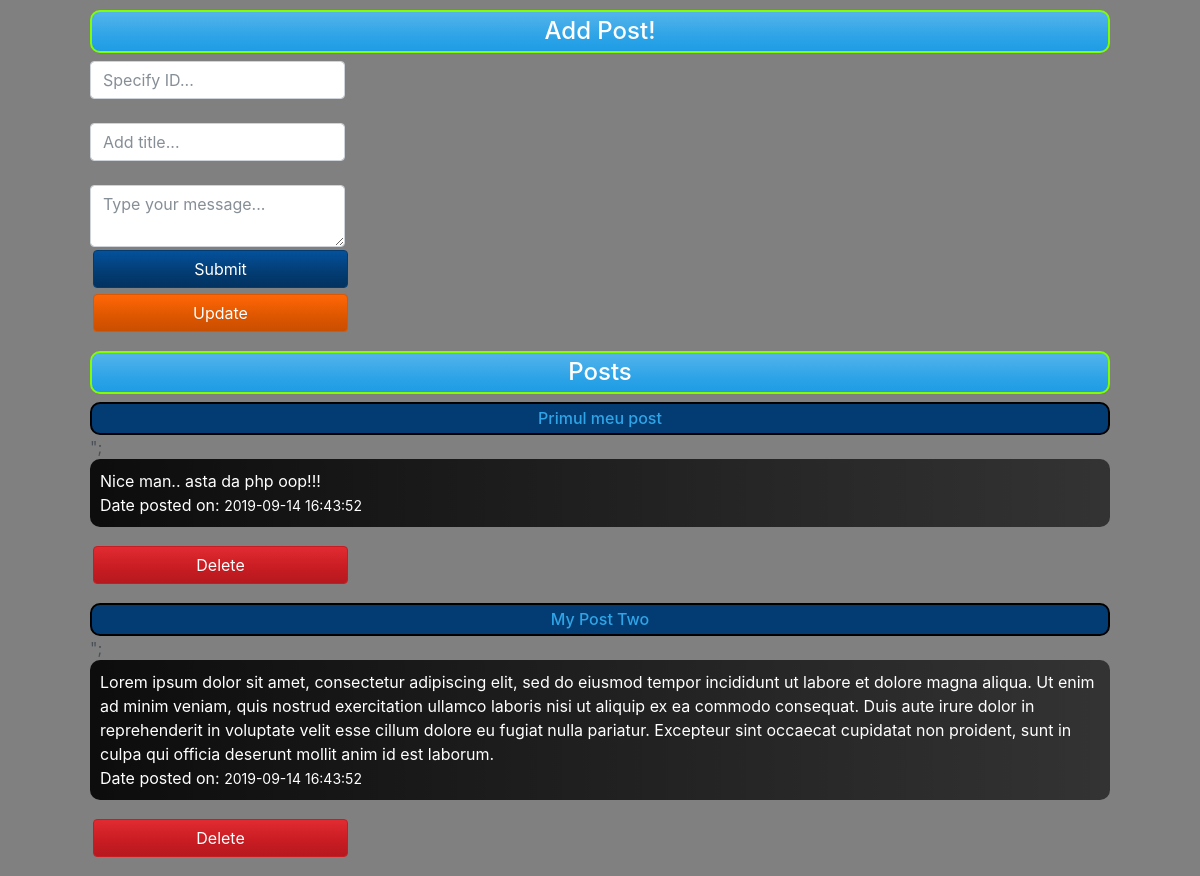
The page / on the database its author committed.
### tables this page shows
CREATE TABLE `posts` (
  `id` int(11) NOT NULL,
  `title` varchar(225) NOT NULL,
  `body` text NOT NULL,
  `create_date` datetime NOT NULL DEFAULT CURRENT_TIMESTAMP
);

### classes/Database.php (called while the page is built, shortened)
<?php
class Database{
    private $host="localhost";
    private $user="root";
    private $pass="";
    private $dbname="my_blog";
    private $dbh;
    private $stmt;
    public function __construct(){
        $dsn = 'mysql:host='.$this->host.';dbname='.$this->dbname;
        $options = array(
            PDO::ATTR_PERSISTENT =>TRUE,
            PDO::ATTR_ERRMODE => PDO::ERRMODE_EXCEPTION
        );
        try{
            $this->dbh=new PDO($dsn,$this->user,$this->pass,$options);
        }catch(PDOException $e){
            $this->error=$e->getMessage();
        }
    }
    public function query($query){
        $this->stmt=$this->dbh->prepare($query);
    }
    public function execute(){
        $this->stmt->execute();
    }
    public function resultset(){
        $this->execute();
        return $this->stmt->fetchAll(PDO::FETCH_ASSOC);
    }
}
?>

### index.php (the view, shortened to what this page needs)
<?php
require_once('classes/Database.php');
$database= new Database();
$database-> query('SELECT * FROM posts');
$rows=$database->resultset();
?>
  <h4 class='text-center bg-primary'>Add Post!</h4>
  <form class="form-group" action="<?php $_SERVER['PHP_SELF'];?>" method="post">
       <input class="form-control col-md-3" type="number" placeholder="Specify ID..." name="id"><br>
      <input class="form-control col-md-3" type="text" placeholder="Add title..." name="title"><br>
      <textarea class="form-control col-md-3" type="text" placeholder="Type your message..." name="body" rows="2" cols="30"></textarea>
      <button class="form-control col-md-3 btn btn-info" type="submit" name="submit">Submit</button><br>
      <button class="form-control col-md-3 btn btn-warning" type="submit" name="update">Update</button><br>
  </form>
  <h4 class='text-center bg-primary'>Posts</h4>
<?php foreach($rows as $value): ?>
    <h6 class='text-center bg-info'><?php echo $value['title']; ?></h6>";
    <p><?php echo $value['body']."<br>Date posted on: <small>".$value['create_date']."</small>"?></p>
    <form class='form-group' action='<?php $_SERVER['PHP_SELF'];?>' method='post'>
      <button class='form-control col-md-3 btn btn-danger' type='submit' name='delete'>Delete</button>
    </form>
<?php endforeach ?>

### index.php (style rules this page uses)
h4 { color:white; padding:5px; border-radius:10px; margin-top:10px; border:2px chartreuse solid; }
p { background:linear-gradient(to right,rgba(0,0,0,0.9),rgba(0,0,0,0.6)); color:white; border-radius:10px; padding:10px; }
h6 { padding:5px; border-radius:10px; border:2px solid black; background-attachment: fixed; margin:auto; }
small { color:white; }
.btn { margin:3px; }

### rows shown on the page
posts: title "Primul meu post", body "Nice man.. asta da php oop!!!", create_date "2019-09-14 16:43:52"
posts: title "My Post Two", body "Lorem ipsum dolor sit amet, consectetur adipiscing elit, sed do eiusmod tempor incididunt ut labore et dolore magna aliqua. Ut enim ad minim veniam, quis nostrud exercitation ullamco laboris nisi ut aliquip ex ea commodo consequat. Duis aute irure dolor in reprehenderit in voluptate velit esse cillum dolore eu fugiat nulla pariatur. Excepteur sint occaecat cupidatat non proident, sunt in culpa qui officia deserunt mollit anim id est laborum.", create_date "2019-09-14 16:43:52"
